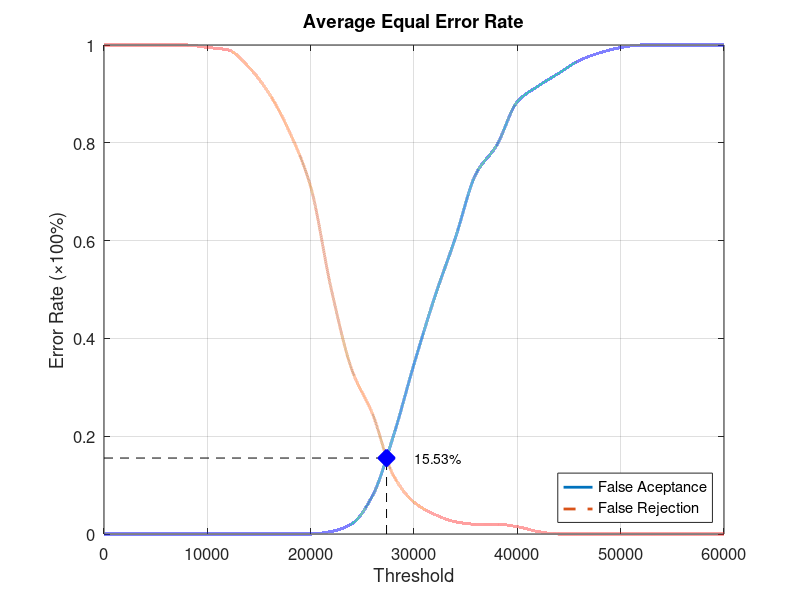
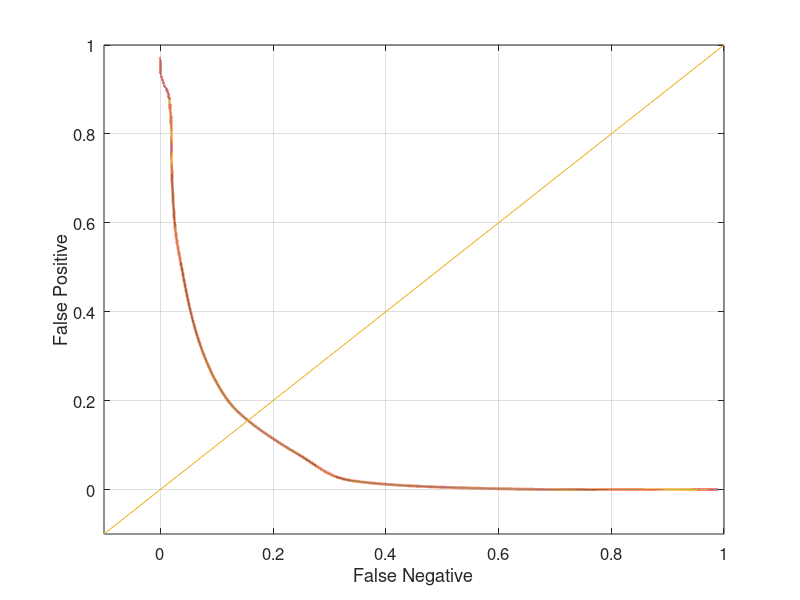

Here is the MATLAB script that generated these plots, in order:
function yEER = Database1_1
close all;
clear;
clc;
x = 0:2000:60000;
xq = 0:0.5:60000;

y0 = [0 0 0 0 0 0 0 0 0 0 0 0.00526316 0.0210526 0.0789474 0.2 0.347368 0.484211 0.605263 0.736842 0.794737 0.884211 0.915789 0.942105 0.968421 0.984211 0.994737 1 1 1 1 1];
yy0 = interp1(x, y0, xq, 'pchip');
y1 = [1 1 1 1 1 0.995 0.99 0.955 0.9 0.82 0.71 0.5 0.335 0.245 0.12 0.065 0.04 0.025 0.02 0.02 0.015 0.005 0 0 0 0 0 0 0 0 0];
yy1 = interp1(x, y1, xq, 'pchip');

% Calculating EER: 
y2 = abs(y0 - y1);
find(y2 == min(y2))
yy2 = abs(yy0 - yy1);
xEER = find(yy2 == min(yy2));
xEERIndex = xq(xEER) % X-axis EER
yEER = yy0(xEER) % Y-axis EER

main = figure
plot(xq, yy0,'-','LineWidth', 2);	hold on
plot(xq, yy1,'--','LineWidth', 2);	hold on
plot([xEERIndex xEERIndex], [0 yEER], 'k--');	hold on
plot([0 xEERIndex], [yEER yEER], 'k--');	hold on
plot(xEERIndex, yEER, 'bx', 'LineWidth', 10);	hold on
text(xEERIndex + 10 * xEERIndex / 100, yEER, [num2str(round((10000 * yEER)) / 100) '%'])
legend('False Aceptance', 'False Rejection', 'Location', 'SouthEast')
xlabel('Threshold')
ylabel('Error Rate (\times100%)')
title('Average Equal Error Rate')
set(gca, 'FontSize', 12)
axis([0 60000 0 1])
grid on

print(main, 'Database1_1Main', '-dpng');
FNRxFPR = figure('Color', [1 1 1]);
plot(yy1, yy0, '-', yy1, yy0, 'LineWidth', 2);
hold on
y = -0.1:0.1:1
plot(y, y); 
set(gca, 'FontSize', 12)
xlabel('False Negative')
ylabel('False Positive')
axis([-0.1 1 -0.1 1])
set(gca, 'FontSize', 12)
grid on

print(FNRxFPR, 'Database1_1FNRxFPR','-dpng');
end
